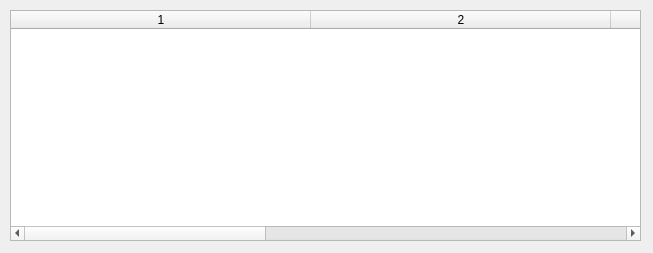
<?xml version="1.0" encoding="UTF-8"?>
<ui version="4.0">
 <class>WatchWindow</class>
 <widget class="QWidget" name="WatchWindow">
  <property name="geometry">
   <rect>
    <x>0</x>
    <y>0</y>
    <width>653</width>
    <height>253</height>
   </rect>
  </property>
  <property name="windowTitle">
   <string>Form</string>
  </property>
  <widget class="QTableWidget" name="tw1">
   <property name="geometry">
    <rect>
     <x>10</x>
     <y>10</y>
     <width>631</width>
     <height>231</height>
    </rect>
   </property>
   <property name="styleSheet">
    <string notr="true"/>
   </property>
   <property name="selectionBehavior">
    <enum>QAbstractItemView::SelectRows</enum>
   </property>
   <property name="textElideMode">
    <enum>Qt::ElideMiddle</enum>
   </property>
   <property name="rowCount">
    <number>0</number>
   </property>
   <property name="columnCount">
    <number>5</number>
   </property>
   <attribute name="horizontalHeaderCascadingSectionResizes">
    <bool>true</bool>
   </attribute>
   <attribute name="horizontalHeaderDefaultSectionSize">
    <number>300</number>
   </attribute>
   <attribute name="horizontalHeaderHighlightSections">
    <bool>true</bool>
   </attribute>
   <attribute name="horizontalHeaderStretchLastSection">
    <bool>true</bool>
   </attribute>
   <attribute name="verticalHeaderVisible">
    <bool>false</bool>
   </attribute>
   <attribute name="verticalHeaderCascadingSectionResizes">
    <bool>true</bool>
   </attribute>
   <attribute name="verticalHeaderStretchLastSection">
    <bool>false</bool>
   </attribute>
   <column/>
   <column/>
   <column/>
   <column/>
   <column/>
  </widget>
 </widget>
 <resources/>
 <connections/>
</ui>
